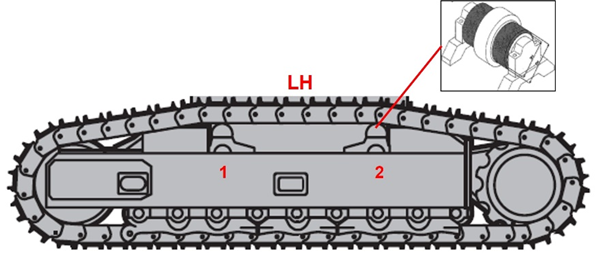
#> input picture BE/SampleImage/656.png, 600 x 258 px
$ python test.py
#> lines starting #> are read from the running program, lines starting #| are printed output that depends on the picture
import cv2
import os
import time
from pymongo import MongoClient
import numpy as np
# Change the current working directory to the root folder
root_folder = 'C://Users//EdbertKhovey//Documents//Btech image finder revised//BE'
os.chdir(root_folder)

# Load the image to search
image_to_search = cv2.imread('./SampleImage/656.png', cv2.IMREAD_GRAYSCALE)
#> image_to_search: shape (258, 600); min 0, max 255, mean 193.8

# Initialize SIFT detector
sift = cv2.SIFT_create()

# Detect keypoints and compute descriptors for the image to search
keypoints_to_search, descriptors_to_search = sift.detectAndCompute(image_to_search, None)
#> keypoints_to_search = 1782 keypoints; strongest (x, y, size): (191, 98, 2.5), (477, 142, 4), (8, 188, 2.3), (533, 247, 2.4)

# Create a dictionary to store similarity scores for each reference image
similarity_scores = {}

# Connect to MongoDB
client = MongoClient("mongodb+srv://kopi:kopi@cluster0.1lc1x8s.mongodb.net/?retryWrites=true&w=majority&appName=Cluster0")
db = client["test"]  # replace with your database name
collection = db["attachment-images"]  # replace with your collection name

# Get a list of MongoDB documents
mongodb_documents = collection.find()

# Start timing
start_time = time.time()

# Iterate through each MongoDB document
for doc in mongodb_documents:
    # Check if "Embeddings" key exists and is not None
    if "Embeddings" in doc and doc["Embeddings"] is not None:
        # Load the reference descriptors
        descriptors_reference = np.frombuffer(doc["Embeddings"], dtype=np.float32).reshape(-1, 128)

        # Match the descriptors between the image to search and the reference image
        matcher = cv2.DescriptorMatcher_create(cv2.DescriptorMatcher_FLANNBASED)
        matches = matcher.knnMatch(descriptors_to_search, descriptors_reference, k=2)

        # Apply ratio test to find good matches
        good_matches = []
        for m, n in matches:
            if m.distance < 0.75 * n.distance:
                good_matches.append(m)

        # Store the similarity score for this reference image
        similarity_scores[doc["filename"]] = len(good_matches)
    else:
        # Handle the case where "Embeddings" key is missing or None
        similarity_scores[doc["filename"]] = 0  # Assigning a similarity score of 0
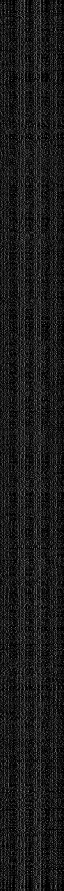
#> descriptors_to_search: shape (1782, 128) float32 (shown at 1/2 size); min 0, max 207, mean 26.1
#> after the loop, similarity_scores = 0 items

# Stop timing
end_time = time.time()

# Calculate the total execution time
execution_time = end_time - start_time

# Sort the reference images based on similarity scores (descending order)
sorted_reference_images = sorted(similarity_scores.items(), key=lambda x: x[1], reverse=True)
#> sorted_reference_images = []

# Print the sorted list of reference images and their similarity scores
for filename, score in sorted_reference_images:
    print(f"Similarity score for {filename}: {score}")
#> this loop made 0 passes

# Print the total execution time
print(f"Total execution time: {execution_time} seconds")
